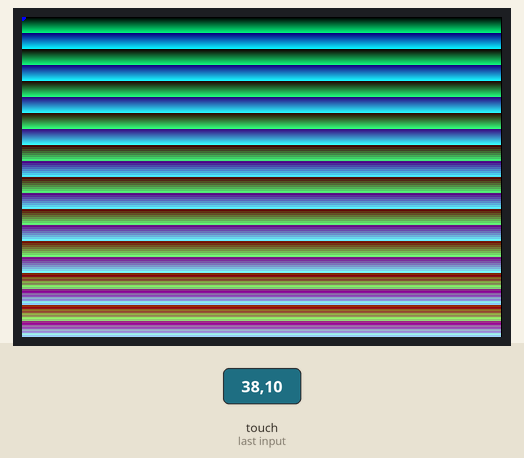
This program was run on a simulated ESP32-S3. Parts: 480×320 colour display. The inputs (shaded band) are chosen by the test bench.

1.4 s: touch panel pressed at 13 % / 10 % of its raw x / y range
2.9 s: touch panel pressed at 38 % / 10 % of its raw x / y range
Above: at 12.2 s.
Timing chart, 0 to 12.8 s (numbered marks = the images above; inputs shaded):
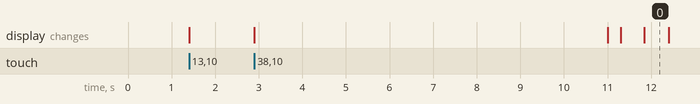

The program:

main.cpp
```cpp
#include <Arduino.h>

#include <SPI.h>

#include <Adafruit_GFX.h>
#include <Waveshare_ILI9486.h>

//

// Assign human-readable names to some common 16-bit color values:
#define	BLACK   0x0000
#define	BLUE    0x001F
#define	RED     0xF800
#define	GREEN   0x07E0
#define CYAN    0x07FF
#define MAGENTA 0xF81F
#define YELLOW  0xFFE0
#define WHITE   0xFFFF

namespace
{
    Waveshare_ILI9486 Waveshield;
}

void setup()
{

    SPI.begin();
    Waveshield.begin();

    Waveshield.setRotation(1);
    Waveshield.setTextSize(2);
    Waveshield.print("Run stylus off each edge to calibrate!");

    Waveshield.setRotation(1);
	Waveshield.invertDisplay(0);
}

int i = 0;

// the loop function runs over and over again until power down or reset
void loop()
{
    //  Get raw touchscreen values.
    TSPoint p = Waveshield.getPoint();

    //  Remaps raw touchscreen values to screen co-ordinates.  Automatically handles
    //  rotation!
    Waveshield.normalizeTsPoint(p);

    //  Now that we have a point in screen co-ordinates, draw something there.
    Waveshield.fillCircle(p.x, p.y, 3, BLUE);

    // After ten seconds, start re-drawing the background.  Draw one line each time
    // through the loop, in a variety of colors.
    if (millis() / 1000 > 10)
    {
        uint16_t color = i << 7 ^ i;
        Waveshield.drawFastHLine(0, i, Waveshield.width() - 1, color);

        i++;
        if (i >= Waveshield.height())
        {
            i = 0;
        }
    }
}
```
